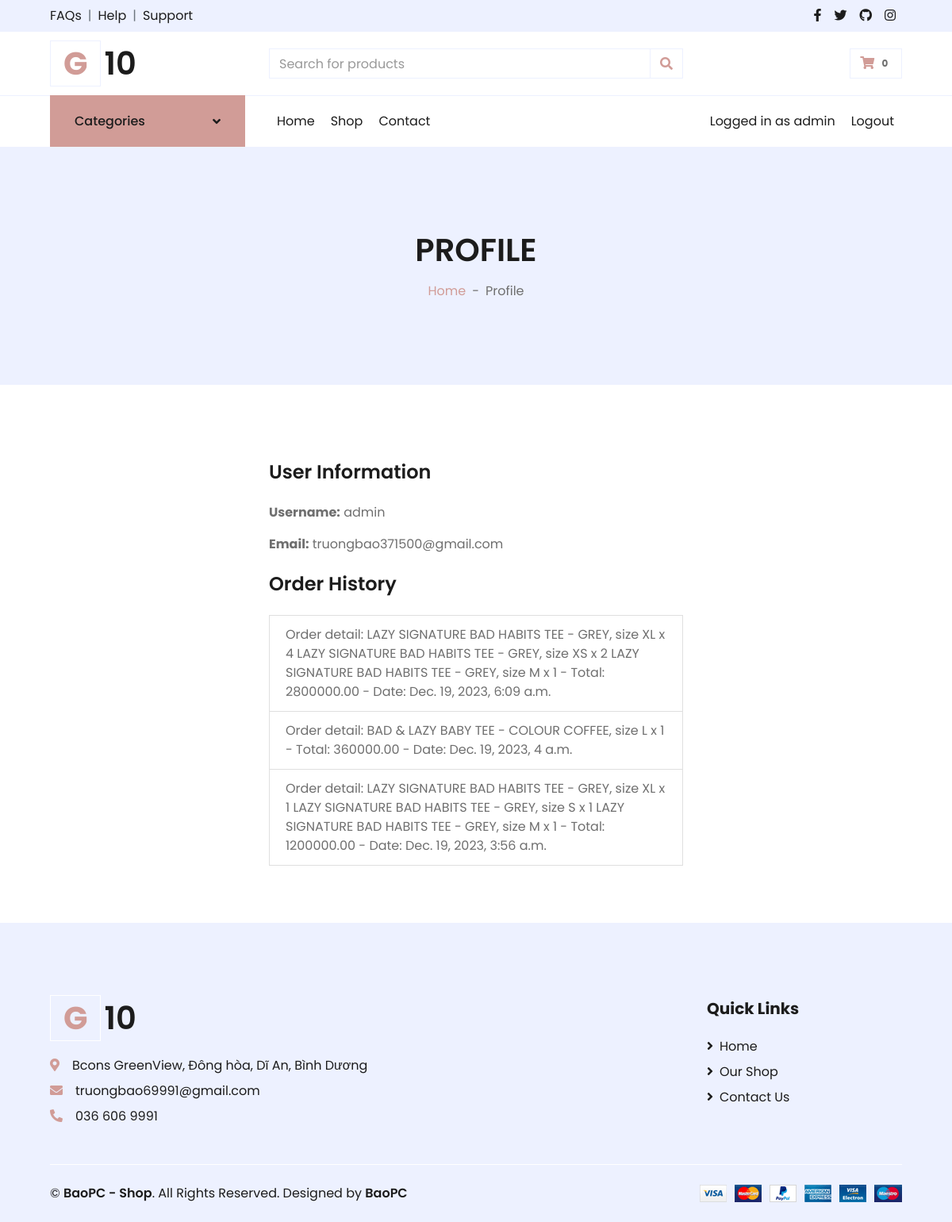
The app's page /profile/ (signed in), older data.
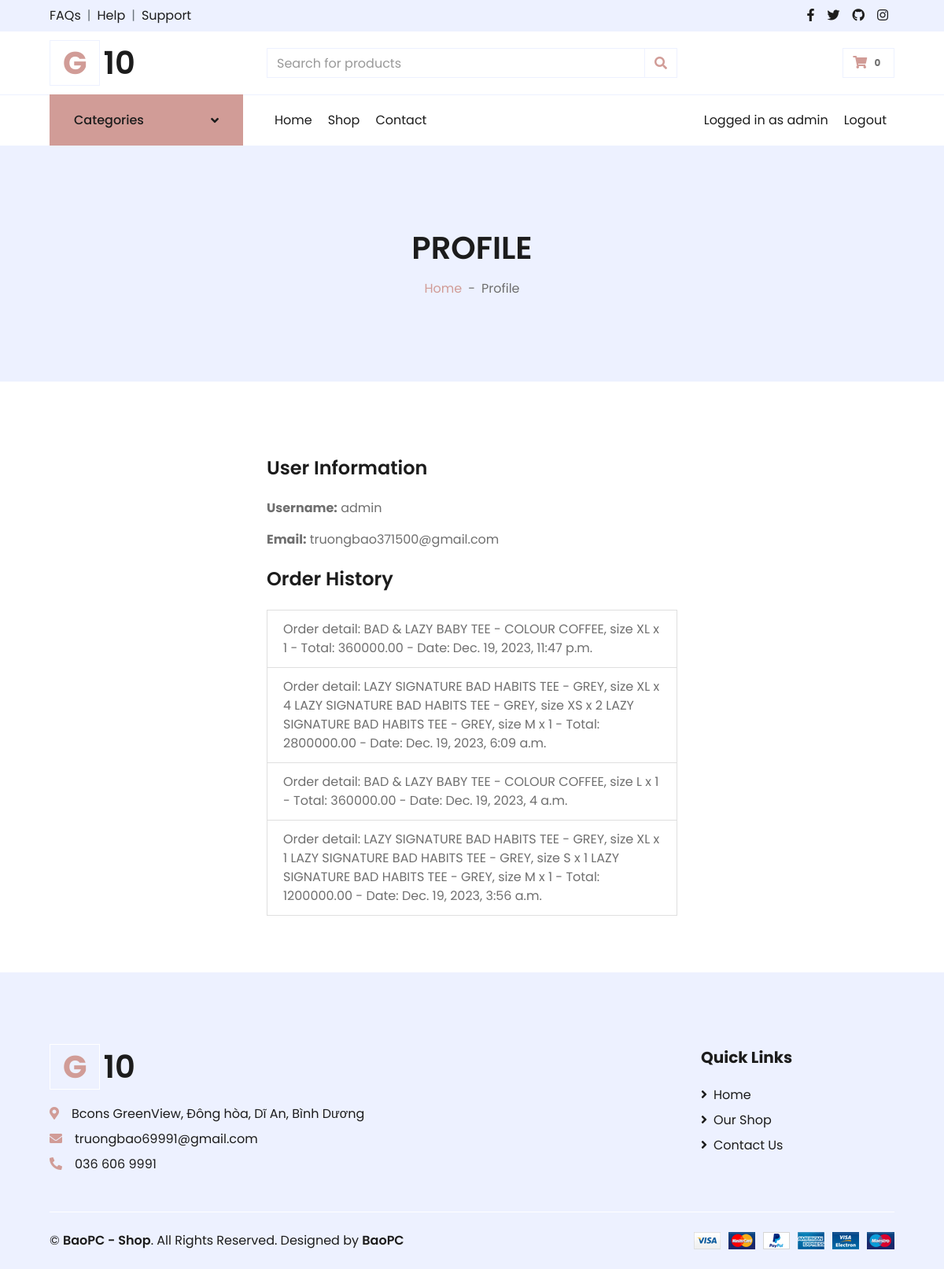
The same page, newer data.
### onlineshop/models.py (models this page shows, shortened)
class Order(models.Model):
    user = models.ForeignKey(User, on_delete=models.CASCADE, related_name='orders', null=True, blank=True)
    name = models.CharField(max_length=255)
    phone_number = models.CharField(max_length=15)
    address = models.CharField(max_length=255)
    note = models.TextField(blank=True)
    order_details = models.TextField()
    total = models.DecimalField(max_digits=10, decimal_places=2)
    create_at = models.DateTimeField(auto_now_add=True)

### onlineshop/views.py (the view)
# urls.py: path('profile/', views.profile_view, name='profile'),
@csrf_exempt
def profile_view(request):
    if not request.user.is_authenticated:
        return redirect('login')
    orders = Order.objects.filter(user=request.user).order_by('-create_at')
    return render(request, 'profile.html', {'orders': orders})

### onlineshop/templatetags/custom_filters.py (called while the page is built)
@register.filter
def calculate_total(cart):
    total_price = sum(item['price'] * item['quantity'] for item in cart)
    return round(total_price, 2)

### onlineshop/templates/profile.html
{% extends 'base.html' %}
{% load static %}
{% block content %}
<div class="container-fluid bg-secondary mb-5" >
    <div class="d-flex flex-column align-items-center justify-content-center" style="min-height: 300px">
        <h1 class="font-weight-semi-bold text-uppercase mb-3">Profile</h1>
        <div class="d-inline-flex">
            <p class="m-0"><a href="/index">Home</a></p>
            <p class="m-0 px-2">-</p>
            <p class="m-0">Profile</p>
        </div>
    </div>
</div>
<div class="container-fluid pt-5">
    <div class="row px-xl-5">
        <div class="col-lg-6" style="float: none; margin: 0 auto;">
            <div class="mb-4">
                <h4 class="font-weight-semi-bold mb-4">User Information</h4>
                <p><strong>Username:</strong> {{user.username}}</p>
                <p><strong>Email:</strong> {{ request.user.email }}</p>
            </div>
            <div class="mb-4">
                <h4 class="font-weight-semi-bold mb-4">Order History</h4>
                <ul class="list-group">
                    {% for order in orders %}
                    <li class="list-group-item">
                        Order detail: {{ order.order_details }} - Total: {{ order.total }} - Date: {{ order.create_at }}
                    </li>
                    {% empty %}
                    <li class="list-group-item">No orders found.</li>
                    {% endfor %}
                </ul>
            </div>
        </div>
    </div>
</div>
{% endblock content %}

Row changes from the older to the newer data that the page shows:
added Order: order_details "BAD & LAZY BABY TEE - COLOUR COFFEE, size XL x 1", total "360000.00", create_at "Dec. 19, 2023, 11:47 p.m."
